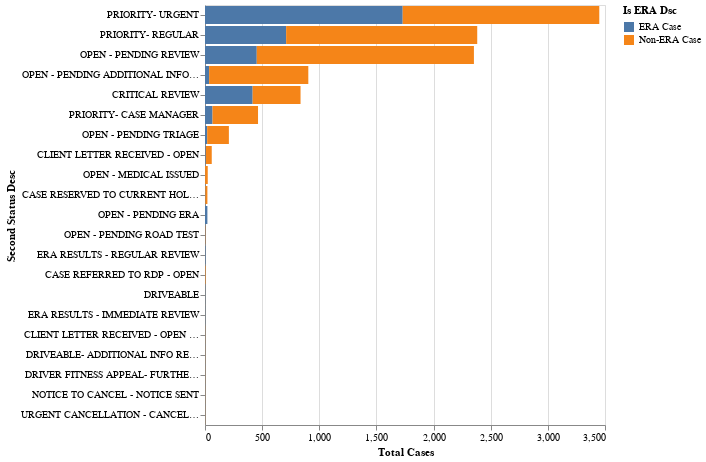

Write notebook code for a chart like this one.
### Markdown cell above
Figure 1. Frequency distribution of cases by the First Status of the Case and by ERA.

### Code cell
#hide
aggregation = {
    'Case Count': ('STATUS_COUNT','size'),
    'Total Status Change Count': ('STATUS_COUNT','sum')
}
case_summary_data_by_status_type = cases2018_df.groupby(['Is ERA Dsc', 'Second Status Desc']) \
.agg(** aggregation).reset_index()

print(f"Total Case Count: {case_summary_data_by_status_type['Case Count'].sum():,.0f}" )
print(f"Total Status Change Count: {case_summary_data_by_status_type['Total Status Change Count'].sum():,.0f}" )

bar1 = alt.Chart(case_summary_data_by_status_type).mark_bar().encode(
    alt.X('sum(Case Count):Q', title="Total Cases"),
    #y= 'Second Status Desc',
    y= alt.Y('Second Status Desc',
            sort=alt.EncodingSortField(
                field="Case Count", op="sum",
                order="descending"
                )
            ),
    color='Is ERA Dsc', 
    #x = alt.X('Case Count', aggregate='sum', type='quantitative'),
    tooltip=['sum(Case Count):Q'],
    #row='SECOND_CASE_STATUS_CD:N'
)

bar1

### Figure 1 — Vega-Lite specification as saved in the notebook (floating-point values rounded to 4 significant figures)
{"config": {"view": {"continuousWidth": 400, "continuousHeight": 300}}, "data": {"name": "data-9f40b5614b20816188fa3ee521fa0d05"}, "mark": "bar", "encoding": {"color": {"type": "nominal", "field": "Is ERA Dsc"}, "tooltip": [{"type": "quantitative", "aggregate": "sum", "field": "Case Count"}], "x": {"type": "quantitative", "aggregate": "sum", "field": "Case Count", "title": "Total Cases"}, "y": {"type": "nominal", "field": "Second Status Desc", "sort": {"field": "Case Count", "op": "sum", "order": "descending"}}}, "$schema": "https://vega.github.io/schema/vega-lite/v4.8.1.json", "datasets": {"data-9f40b5614b20816188fa3ee521fa0d05": [{"Is ERA Dsc": "ERA Case", "Second Status Desc": "CASE RESERVED TO CURRENT HOLDER", "Case Count": 3, "Total Status Change Count": 22}, {"Is ERA Dsc": "ERA Case", "Second Status Desc": "CLIENT LETTER RECEIVED - OPEN", "Case Count": 7, "Total Status Change Count": 40}, {"Is ERA Dsc": "ERA Case", "Second Status Desc": "CRITICAL REVIEW", "Case Count": 417, "Total Status Change Count": 2554}, {"Is ERA Dsc": "ERA Case", "Second Status Desc": "DRIVEABLE", "Case Count": 1, "Total Status Change Count": 6}, {"Is ERA Dsc": "ERA Case", "Second Status Desc": "ERA RESULTS - IMMEDIATE REVIEW", "Case Count": 1, "Total Status Change Count": 2}, {"Is ERA Dsc": "ERA Case", "Second Status Desc": "ERA RESULTS - REGULAR REVIEW", "Case Count": 4, "Total Status Change Count": 12}, {"Is ERA Dsc": "ERA Case", "Second Status Desc": "OPEN - MEDICAL ISSUED", "Case Count": 1, "Total Status Change Count": 7}, {"Is ERA Dsc": "ERA Case", "Second Status Desc": "OPEN - PENDING ADDITIONAL INFORMATION", "Case Count": 36, "Total Status Change Count": 279}, {"Is ERA Dsc": "ERA Case", "Second Status Desc": "OPEN - PENDING ERA", "Case Count": 21, "Total Status Change Count": 83}, {"Is ERA Dsc": "ERA Case", "Second Status Desc": "OPEN - PENDING REVIEW", "Case Count": 453, "Total Status Change Count": 2890}, {"Is ERA Dsc": "ERA Case", "Second Status Desc": "OPEN - PENDING ROAD TEST", "Case Count": 4, "Total Status Change Count": 30}, {"Is ERA Dsc": "ERA Case", "Second Status Desc": "OPEN - PENDING TRIAGE", "Case Count": 19, "Total Status Change Count": 143}, {"Is ERA Dsc": "ERA Case", "Second Status Desc": "PRIORITY- CASE MANAGER", "Case Count": 66, "Total Status Change Count": 379}, {"Is ERA Dsc": "ERA Case", "Second Status Desc": "PRIORITY- REGULAR", "Case Count": 710, "Total Status Change Count": 3733}, {"Is ERA Dsc": "ERA Case", "Second Status Desc": "PRIORITY- URGENT", "Case Count": 1730, "Total Status Change Count": 8745}, {"Is ERA Dsc": "Non-ERA Case", "Second Status Desc": "CASE REFERRED TO RDP - OPEN", "Case Count": 4, "Total Status Change Count": 8}, {"Is ERA Dsc": "Non-ERA Case", "Second Status Desc": "CASE RESERVED TO CURRENT HOLDER", "Case Count": 18, "Total Status Change Count": 52}, {"Is ERA Dsc": "Non-ERA Case", "Second Status Desc": "CLIENT LETTER RECEIVED - OPEN", "Case Count": 52, "Total Status Change Count": 162}, {"Is ERA Dsc": "Non-ERA Case", "Second Status Desc": "CLIENT LETTER RECEIVED - OPEN RDP", "Case Count": 1, "Total Status Change Count": 2}, {"Is ERA Dsc": "Non-ERA Case", "Second Status Desc": "CRITICAL REVIEW", "Case Count": 419, "Total Status Change Count": 1602}, {"Is ERA Dsc": "Non-ERA Case", "Second Status Desc": "DRIVEABLE- ADDITIONAL INFO REQUIRED", "Case Count": 1, "Total Status Change Count": 3}, {"Is ERA Dsc": "Non-ERA Case", "Second Status Desc": "DRIVER FITNESS APPEAL- FURTHER INFO REQUIRED", "Case Count": 1, "Total Status Change Count": 4}, {"Is ERA Dsc": "Non-ERA Case", "Second Status Desc": "NOTICE TO CANCEL - NOTICE SENT", "Case Count": 1, "Total Status Change Count": 2}, {"Is ERA Dsc": "Non-ERA Case", "Second Status Desc": "OPEN - MEDICAL ISSUED", "Case Count": 23, "Total Status Change Count": 72}, {"Is ERA Dsc": "Non-ERA Case", "Second Status Desc": "OPEN - PENDING ADDITIONAL INFORMATION", "Case Count": 868, "Total Status Change Count": 3011}, {"Is ERA Dsc": "Non-ERA Case", "Second Status Desc": "OPEN - PENDING REVIEW", "Case Count": 1900, "Total Status Change Count": 4983}, {"Is ERA Dsc": "Non-ERA Case", "Second Status Desc": "OPEN - PENDING ROAD TEST", "Case Count": 3, "Total Status Change Count": 6}, {"Is ERA Dsc": "Non-ERA Case", "Second Status Desc": "OPEN - PENDING TRIAGE", "Case Count": 190, "Total Status Change Count": 714}, {"Is ERA Dsc": "Non-ERA Case", "Second Status Desc": "PRIORITY- CASE MANAGER", "Case Count": 398, "Total Status Change Count": 1017}, {"Is ERA Dsc": "Non-ERA Case", "Second Status Desc": "PRIORITY- REGULAR", "Case Count": 1672, "Total Status Change Count": 4667}, {"Is ERA Dsc": "Non-ERA Case", "Second Status Desc": "PRIORITY- URGENT", "Case Count": 1720, "Total Status Change Count": 4822}, {"Is ERA Dsc": "Non-ERA Case", "Second Status Desc": "URGENT CANCELLATION - CANCELLED", "Case Count": 1, "Total Status Change Count": 2}]}}
